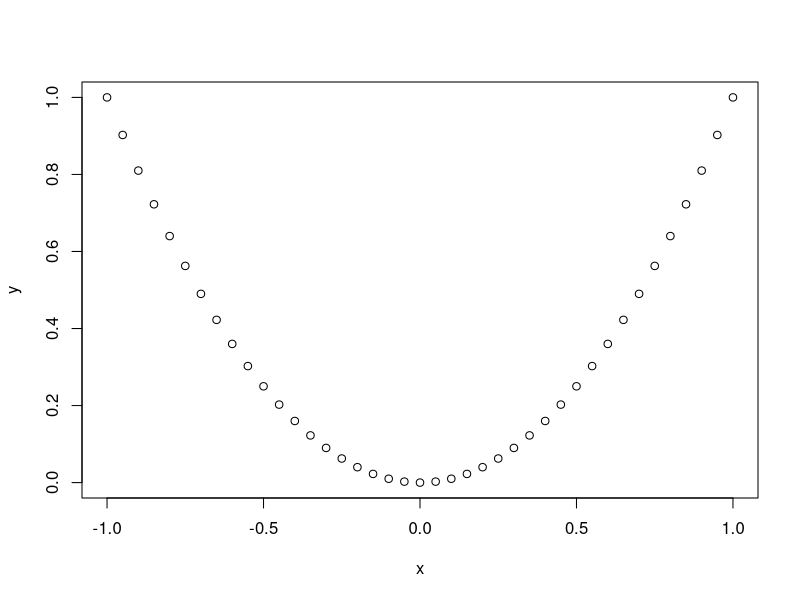

This figure's R source:
## ---- chunk 1
graphics.off()
rm(list = ls())
gc()

options(kableExtra.auto_format = FALSE)

# knitr::opts_chunk$set(echo = FALSE, message = FALSE, warning = FALSE,
knitr::opts_chunk$set(echo = TRUE, message = TRUE, warning = TRUE,
                      fig.align = "center", fig.width = 7, fig.retina = 2,
                      dpi = 96)

#theme_set(theme_bw())

## ---- chunk 2
htcm <- c(170, 179, 174, 167, 175)
wtkg <- c(62, 67, 70, 60, 72)
## ---- chunk 3
htin <- htcm*0.394
wtlb <- wtkg*2.2
## ---- chunk 4
cov(htcm, wtkg)
## ---- chunk 5
cov(htin, wtlb)
## ---- chunk 6
cor(htcm, wtkg)
## ---- chunk 7
cor(htin, wtlb)
## ---- chunk 8
x1 <- c(1, NA, 2, 3, NA, 4, 5, NA, 6, 7, NA, 8, 9, 10, 11)
x2 <- c(NA, 1, 2, NA, 3, 4, NA, 6, 7, NA, 8, 9, 9, 11, 12)
x3 <- c(1, 2, NA, 3, 4, NA, 5, 6, NA, 7, 8, NA, 9, 10, 11)
x <- cbind(x1, x2, x3)
t(x)
## ---- chunk 9
cor(x, use = "everything") # 하나라도 결측치가 있으면 NA 처리
## ---- chunk 10
cor(x, use="pairwise.complete.obs") # 각(x1,x2), (x1,x3), (x2,x3) pair들끼리 계산
## ---- chunk 11
cor(x, use = "complete") # 모든 x1, x2, x3가 NA가 아닌 경우만 계산
## ---- chunk 12
cor(x, use = "na.or.complete") # 모든 x1, x2, x3가 NA가 아닌 경우만 계산
## ---- chunk 13
cor(x[1:12,], use = "na.or.complete")
## ---- chunk 14
BMI <- read.table("./bmi.txt", 
                    col.names = c("height","weight","year","religion","gender","marriage"))
## ---- chunk 15
cov(BMI$height, BMI$weight)
## ---- chunk 16
cor(BMI$height, BMI$weight)
## ---- chunk 17
cov(BMI$height,BMI$weight)/(sd(BMI$height)*sd(BMI$weight))
## ---- chunk 18
x <- cbind(rnorm(100),rnorm(100),rnorm(100))
## ---- chunk 19
cor(x)
## ---- chunk 20
x <- seq(-1, 1, by = 0.05)
y <- x^2
cor(x,y)
## ---- chunk 21
plot(x,y)
